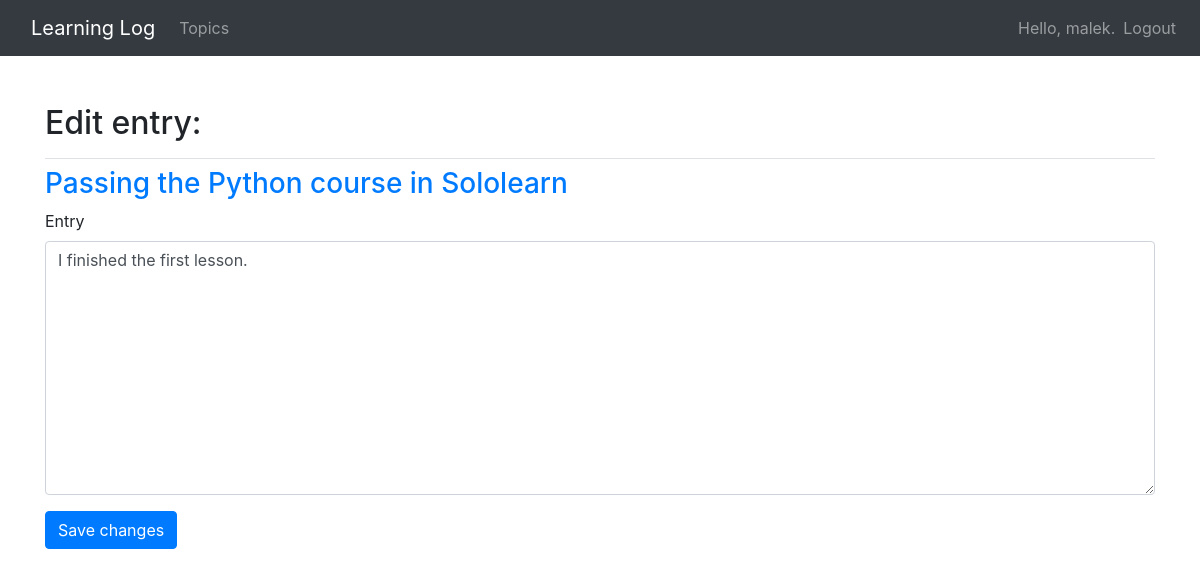
Screenshot of /edit_entry/5/ (signed in) with the database file from the repository.
### learning_logs/models.py (models this page shows, shortened)
class Topic(models.Model):
    text = models.CharField(max_length=200)
    date_added = models.DateTimeField(auto_now_add=True)
    owner = models.ForeignKey(User, on_delete=models.CASCADE)
    def __str__(self):
        return self.text

class Entry(models.Model):
    topic = models.ForeignKey(Topic, on_delete=models.CASCADE)
    text = models.TextField()
    date_added = models.DateTimeField(auto_now_add=True)
    class Meta:
        verbose_name_plural = 'entries'

### learning_logs/views.py (the view)
# urls.py: path('edit_entry/<int:entry_id>/', views.edit_entry, name='edit_entry'),
@login_required
def edit_entry(request, entry_id):
	entry = Entry.objects.get(id=entry_id)
	topic = entry.topic
	if topic.owner != request.user:
		raise Http404
	if request.method != 'POST':
		form = EntryForm(instance=entry)
	else:
		form = EntryForm(instance=entry, data=request.POST)
		if form.is_valid():
			form.save()
			return redirect('learning_logs:topic', topic_id=topic.id)
	context = {'entry': entry, 'topic': topic, 'form': form}
	return render(request, 'learning_logs/edit_entry.html', context)

### learning_logs/forms.py
class EntryForm(forms.ModelForm):
	class Meta:
		model = Entry
		fields = ['text']
		labels = {'text': 'Entry'}
		widgets = {'text': forms.Textarea(attrs={'cols': 80})}

### learning_logs/templates/learning_logs/edit_entry.html (shortened to what this page needs)
{% extends "learning_logs/base.html" %}
{% load bootstrap4 %}
{% block page_header %}
  <h2>Edit entry:</h2>
{% endblock page_header %}
{% block content %}
  <h3><a href="{% url 'learning_logs:topic' topic.id %}">{{ topic }}</a></h3>
  <form action="{% url 'learning_logs:edit_entry' entry.id %}" method='post' class="form">
    {% bootstrap_form form %}
    {% buttons %}
      <button name="submit" class="btn btn-primary">Save changes</button>
    {% endbuttons %}
  </form>
{% endblock content %}

### learning_logs/templates/learning_logs/base.html (shortened to what this page needs)
{% load bootstrap4 %}
<html lang="en">
<head>
  {% bootstrap_css %}
</head>
<body>
  <nav class="navbar navbar-expand-md navbar-dark bg-dark mb-5">
    <a class="navbar-brand" style="margin-left:15px;" href="{% url 'learning_logs:index'%}">Learning Log</a>
    <div class="collapse navbar-collapse" id="navbarCollapse">
      <ul class="navbar-nav mr-auto">
        <li class="nav-item">
          <a class="nav-link" href="{% url 'learning_logs:topics'%}">Topics</a>
        </li>
      </ul>
      <ul class="navbar-nav ml-auto">
      	{% if user.is_authenticated %}
      	  <li class="nav-item">
      	    <span class="navbar-text">Hello, {{ user.username }}.</span>
      	  </li>
      	  <li class="nav-item">
      	    <a class="nav-link" href="{% url 'users:logout' %}">Logout</a>
      	  </li>
	      {% endif %}
	    </ul>
	  </div>
  </nav>
  <main role="main" class="container">
    <div class="pb-2 mb-2 border-bottom">
      {% block page_header %}{% endblock page_header %}
    </div>
    <div>
      {% block content %}{% endblock content %}
    </div>
  </main>
</body>
</html>

### rows the page displays
Topic: text "Passing the Python course in Sololearn"
Entry: text "I finished the first lesson."

### other values shown
{{ user.username }} "malek"
